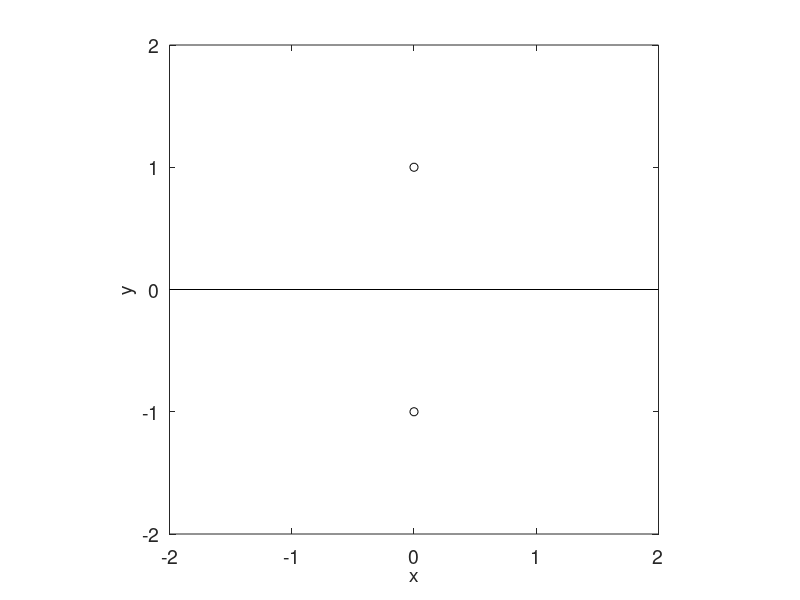

Recreate this plot in MATLAB. (Note: this script raises an error after producing the figure.)
close all
clear all

%------------
% FDLIB BEMLIB
%
% streamlines due to a ring
% of point forces in free space
%------------


Iopt=1; % compute only the Green's function

%---
Xring = 0.0;
Yring = 1.0;
%---

%---
% preferences
%---

dir=1;  % axial point forces
dir=2;  % radial point forces

%---
% prepare
%---

figure(1)
hold on
plot([-2, 2],[0 0],'k')
set(gca,'fontsize',14)
xlabel('x','fontsize',14)
ylabel('y','fontsize',14)
axis square
axis([-2 2 -2 2])
box
plot(Xring, Yring,'ko')
plot(Xring,-Yring,'ko')
%---


%---
if(dir==1)
%---
 Xstream =[ 0.01 0.01 ...
            0.01 0.01 0.01 0.01 ...
            0.01 0.01 ...
            0.01 0.01 0.01 0.01 ...
            0.01 0.01 0.01 0.01 ...
            0.01 0.01 0.01 0.01]';
 Ystream =[ 0.10 0.20 ...
            0.30 0.40 0.50 0.60 ...
            0.70 0.80 ...
            0.90 1.00 1.10 1.20 ...
            1.30 1.40 1.50 1.60 ...
            1.70 1.80 1.90 1.95]';
 Nstr = size(Xstream);
 Nstep = 2*128;
 Ds = 0.02;

%---
else
%---

 Xstream =[ 0.01 0.05 0.1 0.2 0.3  ...
            0.4 ...
            0.5 0.6 0.7 0.8 0.9 ...
            1.0 1.1
            ]';
 Ystream =[ 1.99 1.99 1.99 1.99 1.99 ...
            1.99 ...
            1.99 1.99 1.99 1.99 1.99 ...
            1.99 1.99...
            ]';
 Nstr =size(Xstream);
 Nstep =2*128;
 Ds =-0.02;
%---
end
%---


%---
for istr=1:Nstr

 clear Xstr Ystr

 Xstr(1)=Xstream(istr);
 Ystr(1)=Ystream(istr);

%------
for step=1:Nstep

 Xvel=Xstr(step); % starting point
 Yvel=Ystr(step);

[SXX,SXY,SYX,SYY ...
...
  ,QXXX,QXXY,QXYX,QXYY ...
  ,QYXX,QYXY,QYYX,QYYY ...
...
  ,PXX,PXY,PYX,PYY ...
  ,Iaxis] ...
...
  = sgf_ax_fs (Iopt ...
             ,Xvel,Yvel ...
             ,Xring,Yring);

 if(dir==1)
  velx=SXX;
  vely=SYX;
 else
  velx=SXY;
  vely=SYY;
 end

 Dt = Ds/sqrt(velx*velx+vely*vely);

 Xvel=Xstr(step)+velx*Dt;
 Yvel=Ystr(step)+vely*Dt;

 [SXX,SXY,SYX,SYY ...
 ...
   ,QXXX,QXXY,QXYX,QXYY ...
   ,QYXX,QYXY,QYYX,QYYY ...
 ...
   ,PXX,PXY,PYX,PYY ...
   ,Iaxis] ...
 ...
  = sgf_ax_fs (Iopt ...
              ,Xvel,Yvel ...
              ,Xring,Yring);

 if(dir==1)
  velx1=SXX;
  vely1=SYX;
 else
  velx1=SXY;
  vely1=SYY;
 end

 Xstr(step+1) = Xstr(step)+0.5*(velx+velx1)*Dt;
 Ystr(step+1) = Ystr(step)+0.5*(vely+vely1)*Dt;

 if(Xstr(step+1)>2)
  break
 end
 if(Xstr(step+1)<-2)
  break
 end
 if(Ystr(step+1)>2)
  break
 end
 if(Ystr(step+1)<-2)
  break
 end

end

plot( Xstr, Ystr,'k')
plot( Xstr,-Ystr,'k')
plot(-Xstr, Ystr,'k')
plot(-Xstr,-Ystr,'k')

end
%---
